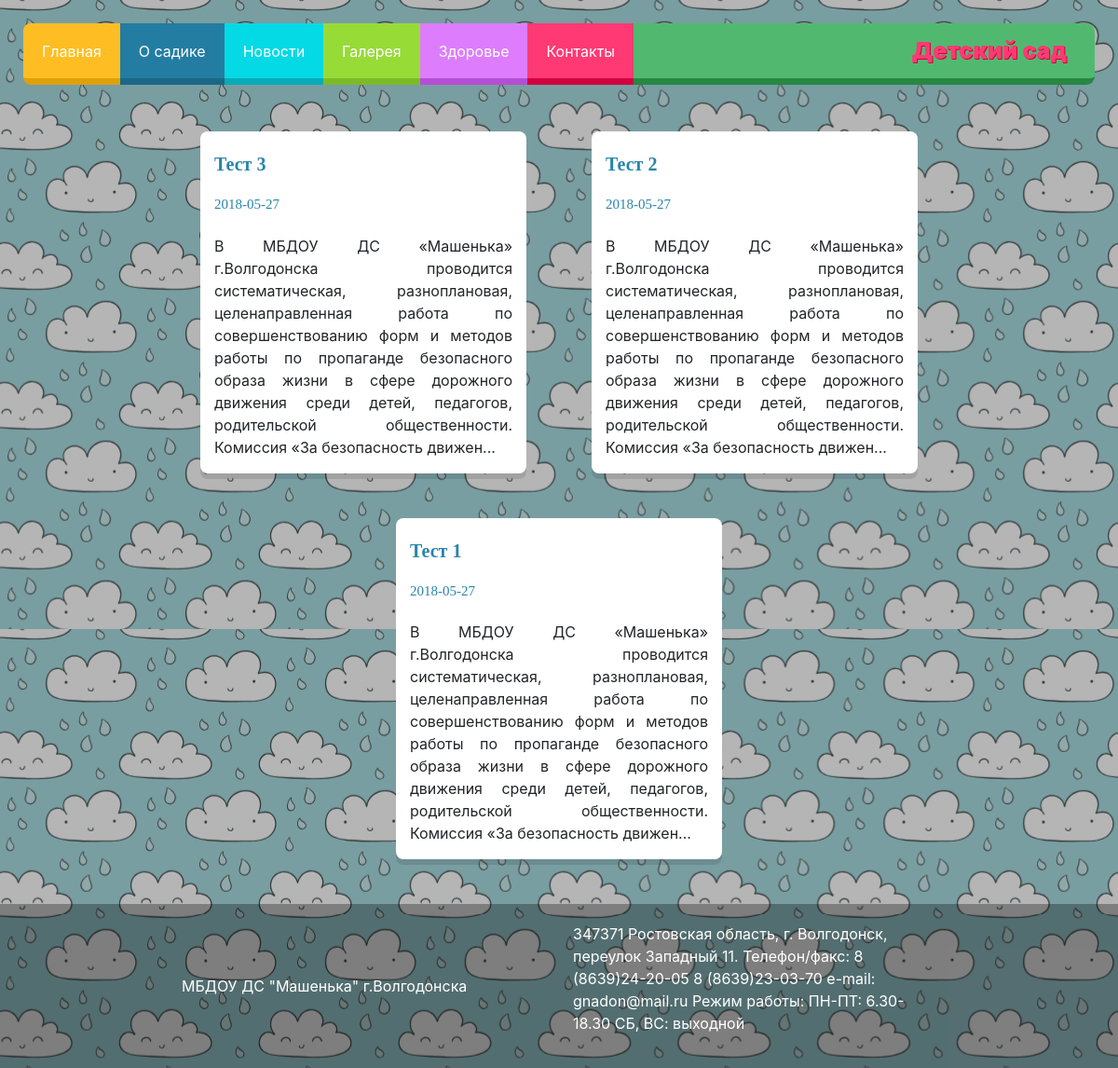
The page /?action=news on the database its author committed.
### tables this page shows
CREATE TABLE `posts` (
  `id` int(11) NOT NULL,
  `content` text,
  `preview` varchar(191) DEFAULT NULL,
  `created_at` date DEFAULT NULL,
  `title` varchar(191) DEFAULT NULL
);

### process/post.php (called while the page is built, shortened)
<?php
function getLastPosts($link) {
	$query = "SELECT * FROM posts ORDER BY id DESC LIMIT 0, 4";
	$result = mysqli_query($link, $query);
	$n = mysqli_num_rows($result);
	$posts = array();
	for ($i=0; $i < $n; $i++) {
		$row = mysqli_fetch_assoc($result);
		$posts[] = $row;
	}
	return $posts;
}
function getAllPosts($link) {
	$query = "SELECT * FROM posts ORDER BY id DESC";
	$result = mysqli_query($link, $query);
	$n = mysqli_num_rows($result);
	$posts = array();
	for ($i=0; $i < $n; $i++) {
		$row = mysqli_fetch_assoc($result);
		$posts[] = $row;
	}
	return $posts;
}

### views/news.php (the view, shortened to what this page needs)
<!DOCTYPE html>
<html>
<head>
	<link rel="stylesheet" href="https://maxcdn.bootstrapcdn.com/bootstrap/4.0.0/css/bootstrap.min.css">
	<link rel="stylesheet" href="https://use.fontawesome.com/releases/v5.0.13/css/all.css">
	<link rel="stylesheet" type="text/css" href="./assets/css/main.css">
	<link rel="stylesheet" type="text/css" href="./assets/css/slider.css">
</head>
<body>
	<div class="wrapper">
		<nav class="nav_custom navbar collapse">
			<ul class="nav">
				<li class="nav-item">
					<a class="" href="./">Главная</a>
				</li>
				<li class="nav-item">
					<a class="" href="./?action=about">О садике</a>
				</li>
				<li class="nav-item">
					<a class="" href="./?action=news">Новости</a>
				</li>
				<li class="nav-item">
					<a class="" href="./?action=gallery">Галерея</a>
				</li>
				<li class="nav-item">
					<a class="" href="./?action=health">Здоровье</a>
				</li>
				<li class="nav-item">
					<a class="" href="./?action=contacts">Контакты</a>
				</li>
			</ul>
			<div class="logo">Детский сад</div>
		</nav>
		<div class="content row justify-content-md-center">
			<div class="col-md-9 col-sm-12">
				<div class="container">
					<div class="row justify-content-md-around">
						<?php
							foreach ($posts as $key => $post) {
								$about = mb_strimwidth(strip_tags(trim($post['content'])), 0, 300, "...");
								echo '<div class="col-md-5 mb-5 post " data-target="'.$post['id'].'">
										<h2>'.$post['title'].'</h2>
										<h4>'.$post['created_at'].'</h4>
										<p>'.$about.'</p>
									</div>';
							}
						?>
					</div>
				</div>
			</div>
		</div>
	</div>
	<footer>
		<div class="row justify-content-md-center">
			<div class="col-md-9">
				<div class="row">
					<div class="col-md-6">
						МБДОУ ДС "Машенька" г.Волгодонска
					</div>
					<div class="col-md-6">
						<p>
							347371 Ростовская область,
							г. Волгодонск, переулок Западный 11.
							Телефон/факс: 8 (8639)24-20-05 8 (8639)23-03-70
							e-mail:  gnadon@mail.ru
							Режим работы:
							ПН-ПТ: 6.30-18.30 СБ, ВС: выходной
						</p>
					</div>
				</div>
			</div>
		</div>
	</footer>
</body>
</html>

### assets/css/main.css (style rules this page uses)
html { font-family: "Rubik",sans-serif; }
.row { margin-left: 0; margin-right: 0; }
.wrapper { min-height: 100vh; }
body { background-size: 100%; }
.nav_custom { display: flex; padding: 0; margin: 25px; border-radius: 9px; background: #51b96f; border-bottom: 7px solid #288743; outline: 0; margin-bottom: 50px; }
.nav_custom .logo { padding: 0px 30px; font-size: 25px; color: #ff3974; font-weight: 900; text-shadow: 1px 1px 0px #d2003f; }
.nav_custom ul { display: flex; height: 100%; align-items: center; outline: none; }
.nav_custom ul li { height: 100%; margin-bottom: -7px; display: flex; }
.nav_custom ul li a { color: white; height: 66px; padding: 0px 20px 0px 20px; text-align: center; align-items: center; display: flex; }
.nav_custom ul>li:first-child>a { border-radius: 8px 0 0 8px; background-color: #febe23; border-color: #dea10c; border-bottom: 7px solid #dea10c; }
h2, h3, h4 { color: #2885ab; margin: 1.5rem 0 1.5rem 0; font-family: "Luckiest Guy",cursive; line-height: 1.1; font-weight: 600; }
p { text-align: justify; }
footer { background: rgba(0, 0, 0, 0.3); color: white; padding: 20px; }
footer .col-md-6 { display: flex; align-items: center; }
footer p { text-align: left; }
.post { background: white; border-radius: 8px; box-shadow: 0 6px 0px 0px rgba(0, 0, 0, 0.1); cursor: pointer; height: fit-content; }
.post h2 { font-size: 20px; }
.post h4 { font-weight: normal; font-size: 15px; }
@media (min-width: 910px) { .nav_custom ul { display: inherit!important; } }

### rows shown on the page
posts: title "Тест 3", created_at "2018-05-27", content "В МБДОУ ДС «Машенька» г.Волгодонска проводится систематическая, разноплановая, целенаправленная работа по совершенствованию форм и методов работы по пропаганде безопасного образа жизни в сфере дорожного движения среди детей, педагогов, родительской общественности. Комиссия «За безопасность движен..."
posts: title "Тест 2", created_at "2018-05-27", content "В МБДОУ ДС «Машенька» г.Волгодонска проводится систематическая, разноплановая, целенаправленная работа по совершенствованию форм и методов работы по пропаганде безопасного образа жизни в сфере дорожного движения среди детей, педагогов, родительской общественности. Комиссия «За безопасность движен..."
posts: title "Тест 1", created_at "2018-05-27", content "В МБДОУ ДС «Машенька» г.Волгодонска проводится систематическая, разноплановая, целенаправленная работа по совершенствованию форм и методов работы по пропаганде безопасного образа жизни в сфере дорожного движения среди детей, педагогов, родительской общественности. Комиссия «За безопасность движен..."
